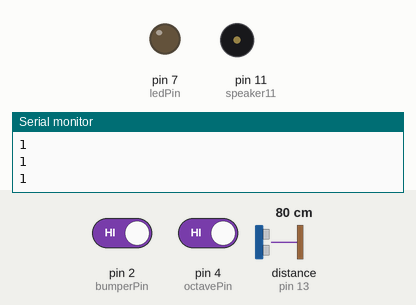
This sketch was run on a simulated Arduino Uno, built with avr-gcc and run on an emulated ATmega328P. On the bench: output pins drawn as LEDs (lit = HIGH), buzzer (waves = sounding), the last lines printed to the serial monitor. Wiring (inferred from the names in the program): ultrasonic range finder: trigger pin 10; echo pin 13. The inputs (shaded band) are chosen by the test bench; at power-on: pin 2 (bumperPin) HIGH, pin 4 (octavePin) HIGH, distance to the obstacle (sensor on pin 13) 80 cm. The echo pulse lasts 58.3 µs per cm; pins used as bus, display or sensor lines are not drawn.

Above: at 1.2 s.
1.3 s: pin 2 (bumperPin) driven LOW
At 1.8 s:
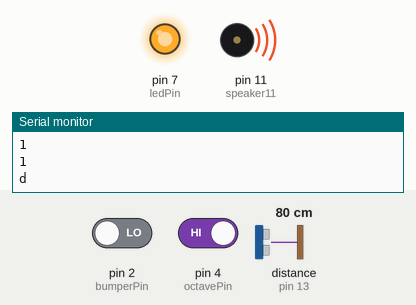
2.8 s: pin 2 (bumperPin) driven HIGH
At 3.33 s:
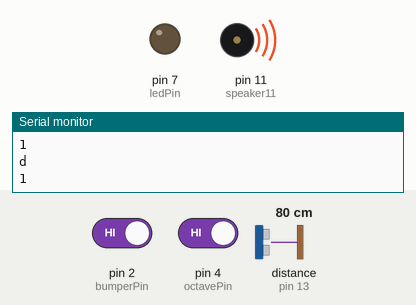
4.8 s: pin 2 (bumperPin) driven LOW and pin 4 (octavePin) driven LOW
At 5.6 s:
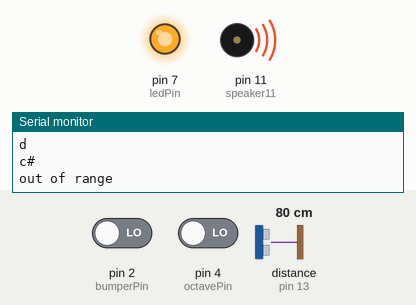
6.3 s: distance to the obstacle (sensor on pin 13) set to 2 cm
9.3 s: pin 4 (octavePin) driven HIGH
Timing chart, 0 to 12.3 s (numbered marks = the images above; inputs shaded):
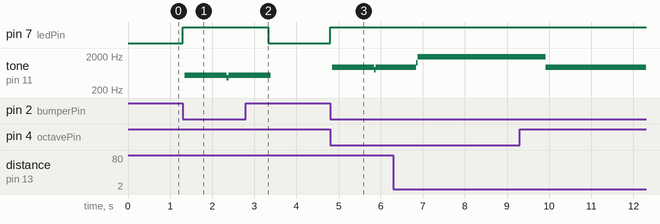

The sketch:

bumpThereminV2.ino
```cpp
//this is a comment
int ledPin = 7;
int bumperPin = 2;
int speaker11 = 11;
int Trig_pin = 10;
int Echo_pin = 13;
int octavePin = 4;
int val = 0;
int octave = -1;
int iVal =0;
int duration;

void setup()
{
 pinMode(ledPin, OUTPUT);
 pinMode(speaker11, OUTPUT);
 pinMode(bumperPin, INPUT);
 pinMode(octavePin, INPUT);
 pinMode(Trig_pin, OUTPUT);
 pinMode(Echo_pin, INPUT);
 Serial.begin(9600);
}

void loop()
{
  val = digitalRead(bumperPin);
  octave = digitalRead(octavePin);

  if(val == LOW)
  {
   digitalWrite(ledPin, HIGH);
   playTone(snapToPitch(convertToHertz(duration), octave), 1000);
  }
  else
  {
   digitalWrite(ledPin, LOW);
  }
  digitalWrite(Trig_pin, LOW);
  delayMicroseconds(2);
  digitalWrite(Trig_pin, HIGH);
  delayMicroseconds(20);
  digitalWrite(Trig_pin, LOW);
  duration = pulseIn(Echo_pin,HIGH);
  Serial.println (octave);
}

long convertToHertz(long duration)
{
  //Serial.println (map(duration, 256, 2048, 261, 523));
  return map(duration, 256, 2048, 256, 523);
}

long snapToPitch(long init, int octave)
{
  String names[] = {"C", "b", "a#", "a", "g#", "g", "f#", "f", "e", "d#", "d", "c#", "c"};
  int tones1[] = {262, 277, 294, 311, 330, 349, 370, 392, 415, 440, 466, 494, 523};
  int tones2[] = {523, 554, 587, 622, 659, 698, 739, 783, 830, 880, 932, 987, 1046};
  for (int i = 0; i<12; i++)
  {
    if (init <= ((tones1[i]+tones1[i+1])/2))
   {
     Serial.println(names[i]);
     if (octave == LOW)
     {
       return tones1[i];
     }
   }
   else if (init <= ((tones2[i]+tones2[i+1])/2))
   {
     Serial.println(names[i]);
     if (octave == HIGH)
     {
       return tones2[i];
     }
   }

  }
  Serial.println("out of range");
  return 523;
}

void playTone(int tone, int duration)
{
 for(long i = 0; i<duration*1000L; i+=tone*2)
 {
   digitalWrite(speaker11, HIGH);
   delayMicroseconds(tone);
   digitalWrite(speaker11, LOW);
   delayMicroseconds(tone);
 }
}
```

Measured:
- after the input at 1.3 s, pin 7 (ledPin): LOW → HIGH at once; tone on pin 11 (speaker11): silent → 534 Hz after 0.05 s, → 455 Hz 1.0 s later, → 534 Hz 0.04 s later
- after the input at 2.8 s, pin 7 (ledPin): HIGH → LOW after 0.53 s
- after the input at 4.8 s, pin 7 (ledPin): LOW → HIGH at once; tone on pin 11 (speaker11): silent → 944 Hz at once, → 800 Hz 1.0 s later, → 948 Hz 0.04 s later
- after the input at 9.3 s, tone on pin 11 (speaker11): 1876 Hz → 941 Hz after 0.62 s
